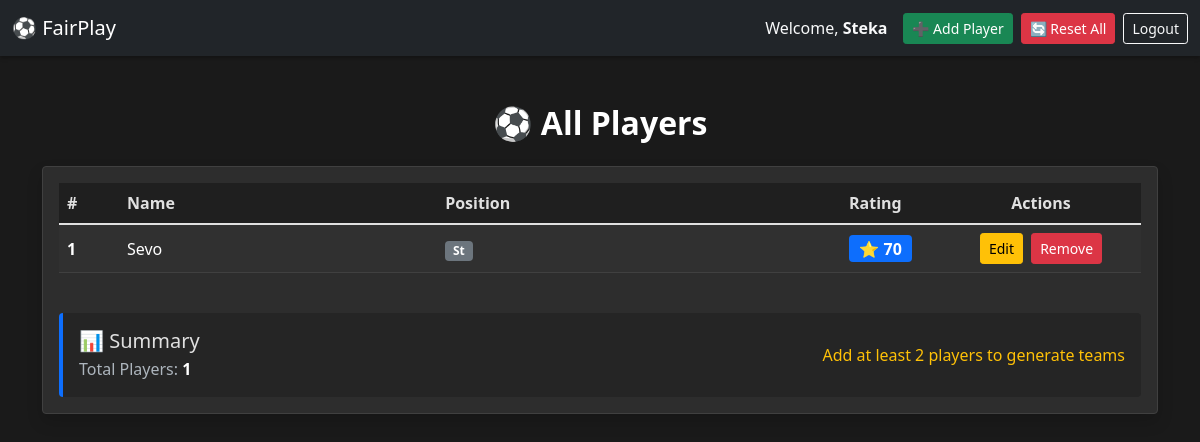
Page /players/ (signed in) on the earlier database version.
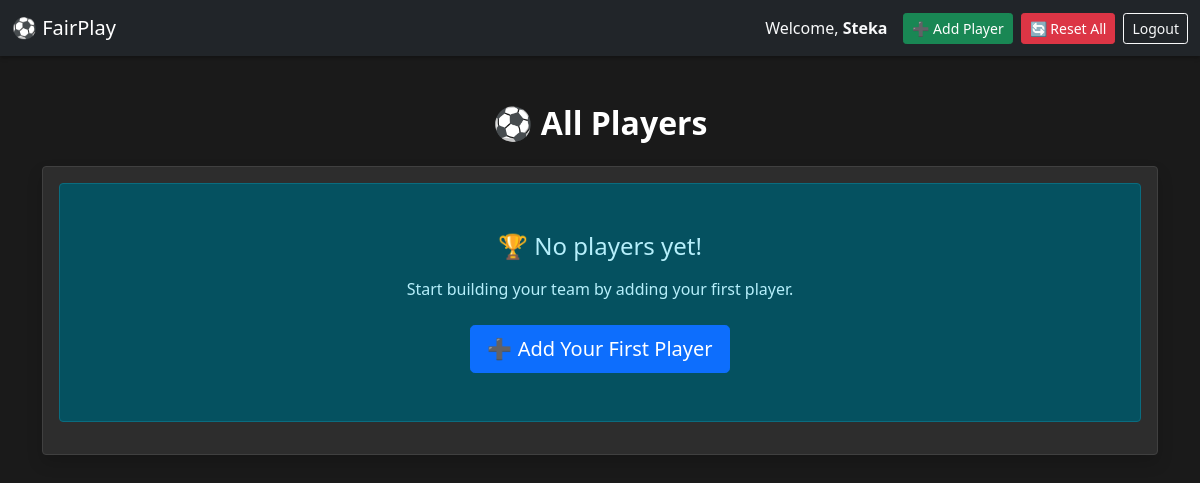
Same page on the later database version.
### fair_play/models.py (models this page shows, shortened)
class Player(models.Model):
    class Position(models.TextChoices):
        ST = 'Striker'
        DF = 'Defender'
        MD = 'MidFielder'
        GK = 'GoalKeeper'
    user = models.ForeignKey(User, on_delete=models.CASCADE, related_name='players')
    owner = models.ForeignKey(User, on_delete=models.CASCADE, related_name='owned_players')
    position = models.CharField(
        max_length = 10,
        choices=Position.choices
    )
    rating = models.IntegerField(
        default=70,
        validators=[MinValueValidator(50), MaxValueValidator(100)],
        help_text="Player skill rating (50-100)"
    )
    team = models.ForeignKey('Team', on_delete=models.SET_NULL, null= True, blank=True, related_name='players')
    @property
    def name(self):
        return self.user.username
    class Meta:
        ordering = ['user__username']

### fair_play/views.py (the view)
# urls.py: path('players/', views.PlayerListView.as_view(), name='playerslist'),
class PlayerListView(LoginRequiredMixin, ListView):
    model = Player
    template_name = 'playerslist.html'
    context_object_name = 'players'
    def get_queryset(self):
        return Player.objects.filter(owner=self.request.user)

### fair_play/templates/playerslist.html (shortened to what the changed rows need)
<!DOCTYPE html>
<html lang="en" data-bs-theme="dark">
<head>
    <link href="https://cdn.jsdelivr.net/npm/bootstrap@5.1.3/dist/css/bootstrap.min.css" rel="stylesheet">
</head>
<body>
    <div class="container mt-5">
        <h2 class="text-center mb-4">⚽ All Players</h2>
        <div class="row">
            <div class="col">
                <div class="card shadow">
                    <div class="card-body">
                        {% if players %}
                            <div class="table-responsive">
                                <table class="table table-striped table-hover align-middle">
                                    <thead>
                                        <tr>
                                            <th style="width: 60px;">#</th>
                                            <th>Name</th>
                                            <th>Position</th>
                                            <th style="width: 100px;">Rating</th>
                                            <th style="width: 200px;" class="text-center">Actions</th>
                                        </tr>
                                    </thead>
                                    <tbody>
                                        {% for player in players %}
                                            <tr>
                                                <td class="fw-bold">{{ forloop.counter }}</td>
                                                <td class="fw-semibold">{{ player.name }}</td>
                                                <td>
                                                    <span class="badge bg-secondary">{{ player.get_position_display }}</span>
                                                </td>
                                                <td>
                                                    <span class="badge bg-primary fs-6">⭐ {{ player.rating }}</span>
                                                </td>
                                                <td class="text-center">
                                                    <a href="{% url 'playerupdate' player.pk %}" class="btn btn-sm btn-warning me-1" title="Update">
                                                        Edit
                                                    </a>
                                                    <a href="{% url 'playerdelete' player.pk %}" class="btn btn-sm btn-danger" title="Remove">
                                                        Remove
                                                    </a>
                                                </td>
                                            </tr>
                                        {% endfor %}
                                    </tbody>
                                </table>
                            </div>
                            <div class="mt-4 p-3 rounded" style="background-color: #252525; border-left: 4px solid #0d6efd;">
                                <div class="d-flex justify-content-between align-items-center flex-wrap gap-3">
                                    <div>
                                        <h5 class="mb-1">📊 Summary</h5>
                                        <p class="text-muted mb-0">Total Players: <strong class="text-white">{{ players.count }}</strong></p>
                                    </div>
                                    {% if players.count >= 2 %}
                                        <a href="{% url 'team_form' %}" class="btn btn-success btn-lg">
                                            ⚽ Generate Teams
                                        </a>
                                    {% else %}
                                        <span class="text-warning">Add at least 2 players to generate teams</span>
                                    {% endif %}
                                </div>
                            </div>
                        {% else %}
                            <div class="alert alert-info text-center py-5">
                                <h4 class="mb-3">🏆 No players yet!</h4>
                                <p class="mb-4">Start building your team by adding your first player.</p>
                                <a href="{% url 'playeradd' %}" class="btn btn-primary btn-lg">➕ Add Your First Player</a>
                            </div>
                        {% endif %}
                    </div>
                </div>
            </div>
        </div>
    </div>
</body>
</html>

Differences in the rows shown:
removed Player: name "Sevo", position "St", rating "70"
Other differences:
{{ players.count }}: "1" → (not shown)
text no longer shown: "# Name Position Rating Actions 📊 Summary Total Players: Add at least 2 players to generate teams"
text now shown: "🏆 No players yet! Start building your team by adding your first player. ➕ Add Your First Player"
